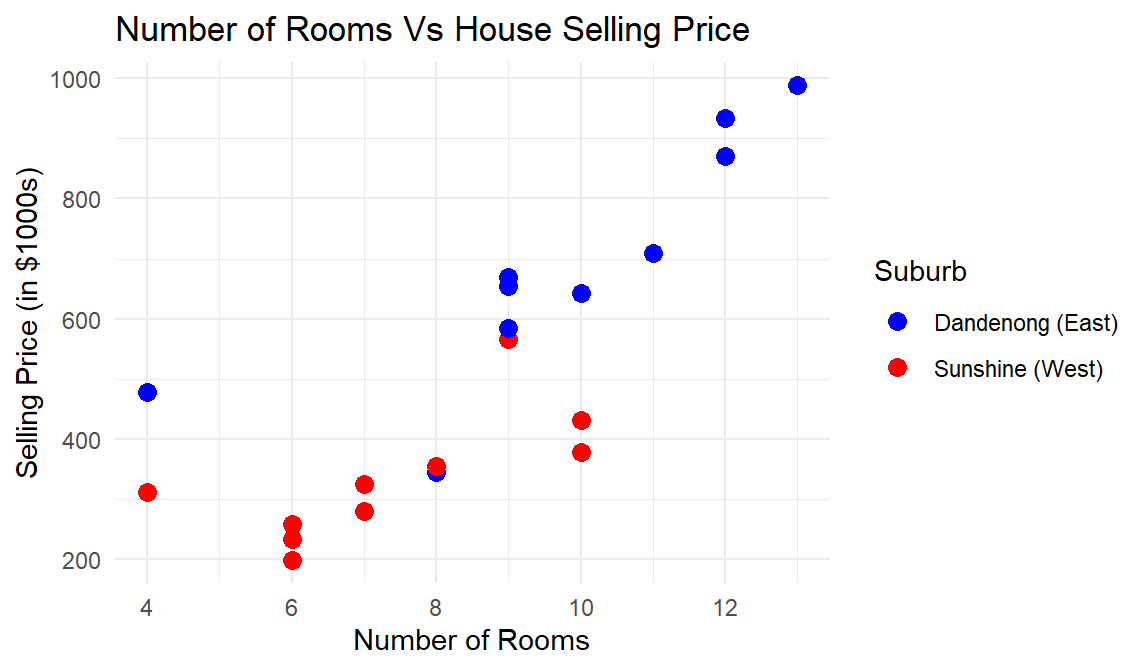

Write R code to recreate this figure.
library(ggplot2)
setwd = ("D:/AIML/02FoundationsOfDataScience/R_Programming")
houses = read_excel("./HousingPrices.xlsx")
summary(houses)

ggplot(data, aes(x = Rooms, y = SellingPrice, color = as.factor(Location))) +
  geom_point(size = 3) +
  labs(title = "Number of Rooms Vs House Selling Price",
       x = "Number of Rooms", 
       y = "Selling Price (in $1000s)", 
       color = "Suburb") +
  scale_color_manual(values = c("blue", "red"), 
                     labels = c("Dandenong (East)", "Sunshine (West)")) +
  theme_minimal()
